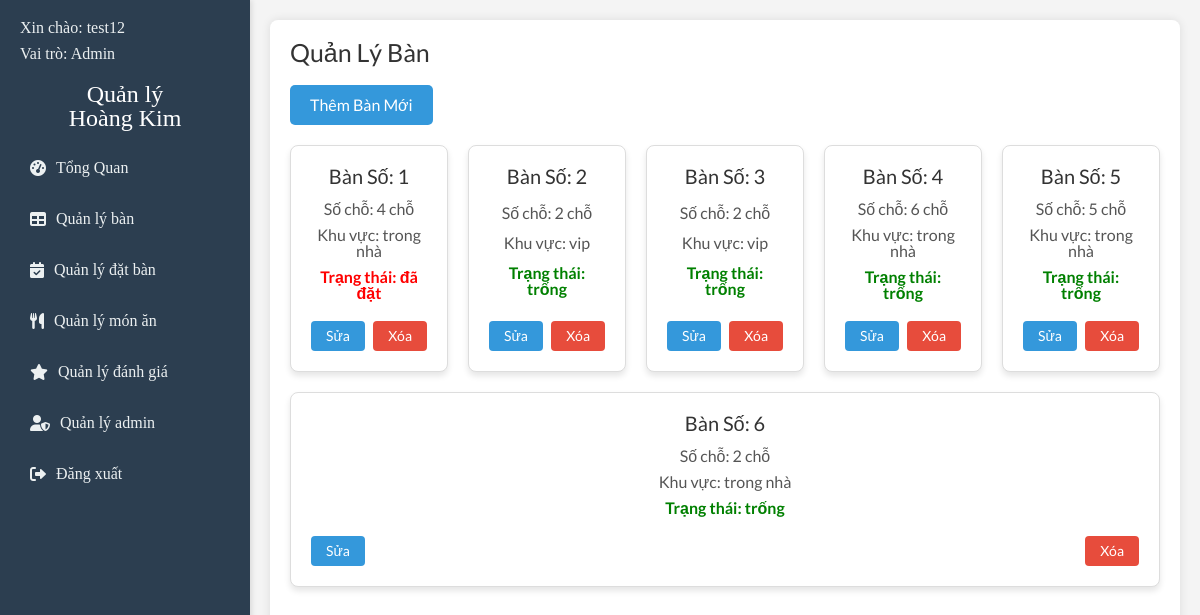
Page /admin/manage_tables.php (signed in) on the committed database.
### tables this page shows
CREATE TABLE `tables` (
  `id` int(11) NOT NULL,
  `capacity` int(11) NOT NULL,
  `zone` enum('trong nhà','ngoài trời','vip') DEFAULT 'trong nhà',
  `status` enum('trống','đã đặt') DEFAULT 'trống',
  `created_at` timestamp NOT NULL DEFAULT current_timestamp()
);

### admin/manage_tables.php (the view, shortened to what this page needs)
<?php
include("./db_connection.php");
include("./partials/navbar.php");
$sql = "SELECT * FROM tables ORDER BY id ASC";
$result = $conn->query($sql);
?>
<link rel="stylesheet" href="./css/style.css">
<link rel="stylesheet" href="./css/table.css">
<main class="content">
  <h1>Quản Lý Bàn</h1>
  <button id="openModalBtn" class="btn-add">Thêm Bàn Mới</button>
  <div class="cards-container">
    <?php
    if ($result->num_rows > 0) {
      while ($row = $result->fetch_assoc()) {
        $status_class = $row['status'] === 'trống' ? 'status-trong' : 'status-dadat';
        echo "
          <div class='card'>
            <h3>Bàn Số: {$row['id']}</h3>
            <p>Số chỗ: {$row['capacity']} chỗ</p>
            <p>Khu vực: {$row['zone']}</p>
            <p class='{$status_class}'>Trạng thái: {$row['status']}</p>
            <div class='actions'>
              <a href='/hoangkim/admin/handleTable/edit_table.php?id={$row['id']}' class='btn-edit'>Sửa</a>
              <a href='/hoangkim/admin/handleTable/delete_table.php?id={$row['id']}' class='btn-delete'>Xóa</a>
            </div>
          </div>
        ";
      }
    } else {
      echo "<p>Chưa có bàn nào trong hệ thống.</p>";
    }
    ?>
  </div>
</main>
</body>
</html>

### admin/css/style.css (style rules this page uses)
* { margin: 0; padding: 0; box-sizing: border-box; font-family: "Lato", sans-serif; }
body { display: flex; min-height: 100vh; background-color: #f4f4f4; color: #333; }
.content { flex: 1; padding: 20px; background: #fff; box-shadow: 0 0 10px rgba(0, 0, 0, 0.1); border-radius: 8px; margin: 20px; }
h1 { margin-bottom: 20px; color: #333; font-weight: 500; font-size: 25px; }
.card { flex: 1; background-color: #3498db; color: #fff; padding: 20px; border-radius: 8px; box-shadow: 0 4px 8px rgba(0, 0, 0, 0.1); text-align: center; }
.card h3 { margin-bottom: 10px; font-size: 20px; }
.card p { font-size: 16px; }

### admin/css/table.css (style rules this page uses)
.cards-container { display: flex; flex-wrap: wrap; gap: 20px; }
.card { width: 250px; border: 1px solid #ddd; border-radius: 8px; box-shadow: 0 4px 6px rgba(0, 0, 0, 0.1); padding: 20px; background-color: #fff; display: flex; flex-direction: column; justify-content: space-between; }
.card h3 { margin-bottom: 10px; color: #333; }
.card p { margin: 5px 0; color: #555; }
.card .status-trong { color: green; font-weight: bold; }
.card .status-dadat { color: red; font-weight: bold; }
.card .actions { margin-top: 15px; display: flex; justify-content: space-between; }
.card .actions a { text-decoration: none; padding: 8px 15px; border-radius: 4px; color: white; font-size: 14px; text-align: center; cursor: pointer; }
.btn-edit { background-color: #3498db; }
.btn-delete { background-color: #e74c3c; }
.btn-add { display: inline-block; padding: 10px 20px; background-color: #3498db; color: white; font-size: 16px; border: none; border-radius: 5px; cursor: pointer; transition: background-color 0.3s ease; margin-bottom: 20px; }

### rows in the picture
tables: id "1", capacity "4", zone "trong nhà", status "đã đặt"
tables: id "2", capacity "2", zone "vip", status "trống"
tables: id "3", capacity "2", zone "vip", status "trống"
tables: id "4", capacity "6", zone "trong nhà", status "trống"
tables: id "5", capacity "5", zone "trong nhà", status "trống"
tables: id "6", capacity "2", zone "trong nhà", status "trống"

### other values in the picture
$_SESSION['username'] "test12"
$_SESSION['user_role'] "Admin"
